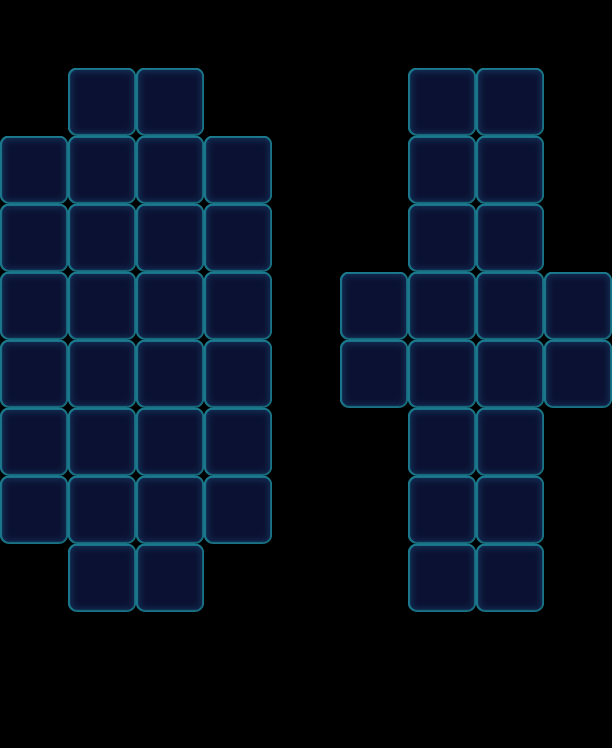

Below is a game level as drawn by its tile map, then a one-line description and the .tmx that defines it (tile-layer data replaced by summaries):
An orthogonal 9x11 tile map with 68x68 px tiles, 1 tile layer (Valid), 2 tilesets and 16 objects (8x Monster, 6x Factory_Normal, 2x Ice).

<map version="1.0" orientation="orthogonal" width="9" height="11" tilewidth="68" tileheight="68">
 <properties>
  <property name="Connect" value="18,61,1|28,71,1" />
 </properties>
 <tileset firstgid="1" name="game_grid1" tilewidth="68" tileheight="68">
  <image source="game_grid1.png" width="68" height="68" />
 </tileset>
 <tileset firstgid="2" name="map" tilewidth="68" tileheight="68">
  <image source="map.png" width="1024" height="1024" />
 </tileset>
 <layer name="Valid" width="9" height="11">
  <data>[99 cells, 48 non-empty, 1 distinct tile ids]</data>
 </layer>
 <objectgroup name="BottomObj" width="9" height="11" />
 <objectgroup name="MiddleObj" width="9" height="11">
  <object type="Monster" gid="17" x="408" y="408">
   <properties>
    <property name="Bubble" value="1" />
    <property name="Color" value="Purple" />
   </properties>
  </object>
  <object type="Monster" gid="19" x="408" y="340">
   <properties>
    <property name="Bubble" value="1" />
    <property name="Color" value="Yellow" />
   </properties>
  </object>
  <object type="Monster" gid="17" x="544" y="340">
   <properties>
    <property name="Bubble" value="1" />
    <property name="Color" value="Purple" />
   </properties>
  </object>
  <object type="Monster" gid="2" x="340" y="340">
   <properties>
    <property name="Bubble" value="1" />
    <property name="Color" value="Blue" />
   </properties>
  </object>
  <object name="Monster" type="Monster" gid="18" x="340" y="408">
   <properties>
    <property name="Bubble" value="1" />
    <property name="Color" value="Pink" />
   </properties>
  </object>
  <object type="Monster" gid="2" x="476" y="408">
   <properties>
    <property name="Bubble" value="1" />
    <property name="Color" value="Blue" />
   </properties>
  </object>
  <object name="Monster" type="Monster" gid="18" x="476" y="340">
   <properties>
    <property name="Bubble" value="1" />
    <property name="Color" value="Pink" />
   </properties>
  </object>
  <object name="Monster" type="Monster" gid="3" x="544" y="408">
   <properties>
    <property name="Bubble" value="1" />
    <property name="Color" value="Green" />
   </properties>
  </object>
 </objectgroup>
 <objectgroup color="#000000" name="TopObj" width="9" height="11">
  <object name="10" type="Factory_Normal" x="68" y="0" width="68" height="68">
   <properties>
    <property name="FactoryColorsConfig" value="Blue,Green,Yellow,Purple" />
   </properties>
  </object>
  <object name="10" type="Factory_Normal" x="0" y="68" width="68" height="68">
   <properties>
    <property name="FactoryColorsConfig" value="Blue,Green,Yellow,Purple" />
   </properties>
  </object>
  <object name="10" type="Factory_Normal" x="136" y="0" width="68" height="68">
   <properties>
    <property name="FactoryColorsConfig" value="Blue,Green,Yellow,Purple" />
   </properties>
  </object>
  <object name="10" type="Factory_Normal" x="204" y="68" width="68" height="68">
   <properties>
    <property name="FactoryColorsConfig" value="Blue,Green,Yellow,Purple" />
   </properties>
  </object>
  <object name="10" type="Factory_Normal" x="340" y="204" width="68" height="68">
   <properties>
    <property name="FactoryColorsConfig" value="Blue,Green,Yellow,Purple" />
   </properties>
  </object>
  <object name="10" type="Factory_Normal" x="544" y="204" width="68" height="68">
   <properties>
    <property name="FactoryColorsConfig" value="Blue,Green,Yellow,Purple" />
   </properties>
  </object>
  <object name="Ice" type="Ice" x="408" y="408" width="68" height="68">
   <properties>
    <property name="Layers" value="3" />
   </properties>
  </object>
  <object name="Ice" type="Ice" x="476" y="408" width="68" height="68">
   <properties>
    <property name="Layers" value="3" />
   </properties>
  </object>
 </objectgroup>
</map>
